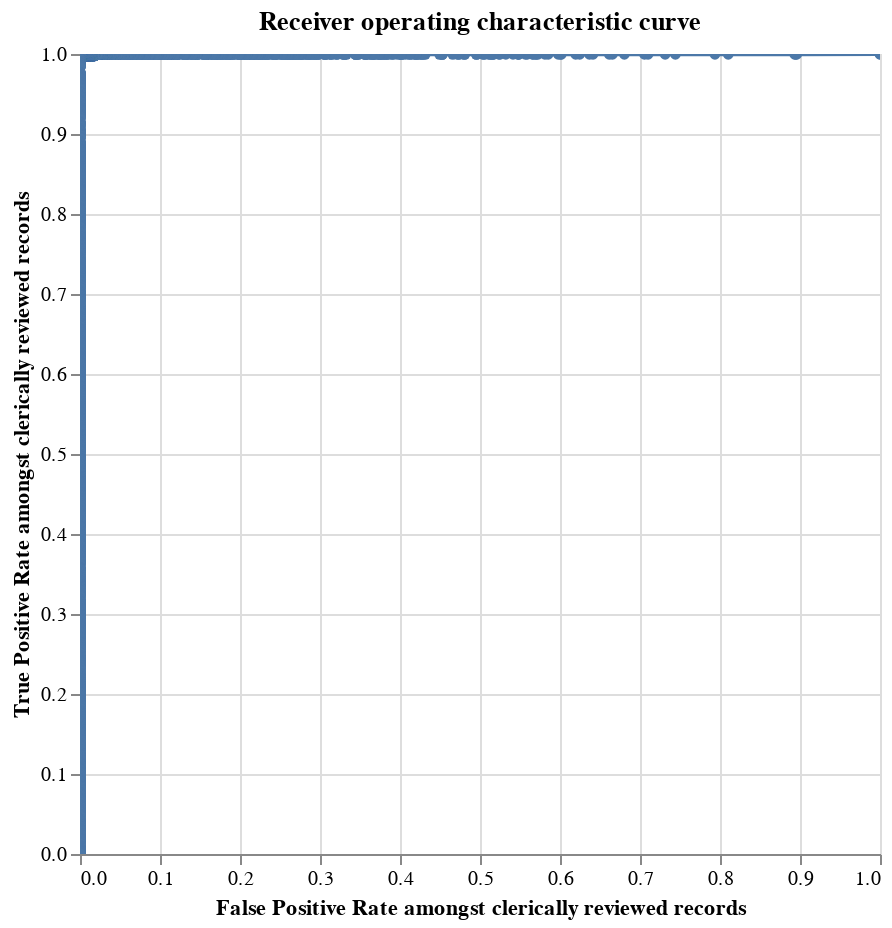

Notebook code for this chart:
### Code cell
linker.roc_chart_from_labels_column("cluster")

### Figure 1 — Vega-Lite specification as saved in the notebook (floating-point values rounded to 4 significant figures; data arrays with more than 128 entries replaced by an {"elided": "..."} marker saying what was removed)
{"config": {"view": {"continuousWidth": 300, "continuousHeight": 300}}, "data": {"name": "data-fa6bcc02cf092a2ab9f2fe25b99c02e9"}, "mark": {"type": "line", "clip": true, "point": true}, "encoding": {"tooltip": [{"field": "truth_threshold", "format": ".4f", "type": "quantitative"}, {"field": "match_probability", "format": ".4%", "type": "quantitative"}, {"field": "fp_rate", "format": ".4f", "title": "FP_rate", "type": "quantitative"}, {"field": "tp_rate", "format": ".4f", "title": "TP_rate", "type": "quantitative"}, {"field": "tp", "format": ",.0f", "title": "TP", "type": "quantitative"}, {"field": "tn", "format": ",.0f", "title": "TN", "type": "quantitative"}, {"field": "fp", "format": ",.0f", "title": "FP", "type": "quantitative"}, {"field": "fn", "format": ",.0f", "title": "FN", "type": "quantitative"}, {"field": "precision", "format": ".4f", "type": "quantitative"}, {"field": "recall", "format": ".4f", "type": "quantitative"}, {"field": "f1", "format": ".4f", "title": "F1", "type": "quantitative"}], "x": {"field": "fp_rate", "sort": ["truth_threshold"], "title": "False Positive Rate amongst clerically reviewed records", "type": "quantitative"}, "y": {"field": "tp_rate", "sort": ["truth_threshold"], "title": "True Positive Rate amongst clerically reviewed records", "type": "quantitative"}}, "height": 400, "params": [{"name": "mouse_zoom", "select": {"type": "interval", "encodings": ["x"]}, "bind": "scales"}], "title": "Receiver operating characteristic curve", "width": 400, "$schema": "https://vega.github.io/schema/vega-lite/v5.9.3.json", "datasets": {"data-fa6bcc02cf092a2ab9f2fe25b99c02e9": {"elided": "4959 records"}}}
